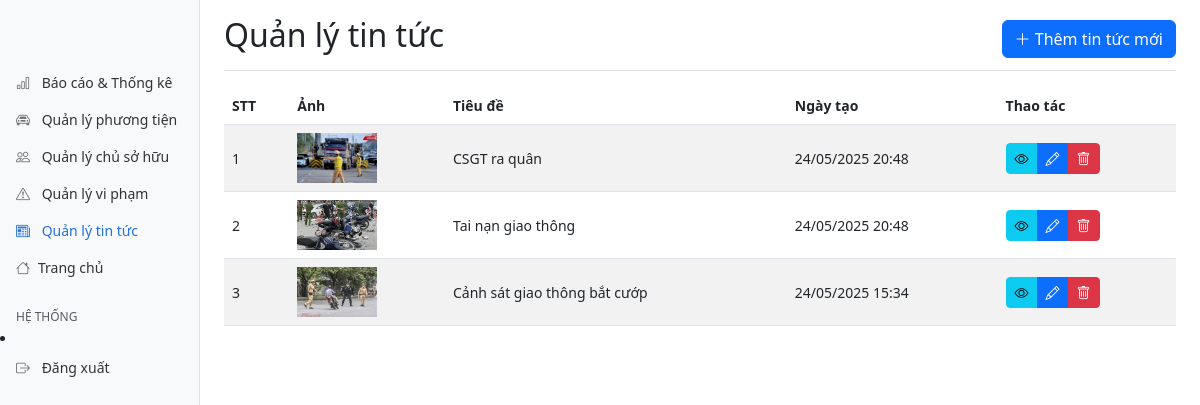
Screenshot of /admin/news.php (signed in) with the database file from the repository.
### tables this page shows
CREATE TABLE IF NOT EXISTS news (
	id INT AUTO_INCREMENT PRIMARY KEY,
    title VARCHAR(255),
    description TEXT,
    image VARCHAR(255),
    content TEXT,
    created_at TIMESTAMP DEFAULT CURRENT_TIMESTAMP,
    updated_at TIMESTAMP DEFAULT CURRENT_TIMESTAMP
);

### admin/news.php (the view, shortened to what this page needs)
<?php
require_once '../config/database.php';
$page = isset($_GET['page']) ? (int) $_GET['page'] : 1;
$limit = 10;
$offset = ($page - 1) * $limit;
$sql = "SELECT * FROM news ORDER BY created_at DESC LIMIT ? OFFSET ?";
$stmt = $conn->prepare($sql);
$stmt->bind_param("ii", $limit, $offset);
$stmt->execute();
$news_list = $stmt->get_result()->fetch_all(MYSQLI_ASSOC);
?>
<!DOCTYPE html>
<html lang="vi">
<head>
    <link href="https://cdn.jsdelivr.net/npm/bootstrap@5.3.0/dist/css/bootstrap.min.css" rel="stylesheet">
    <link rel="stylesheet" href="https://cdn.jsdelivr.net/npm/bootstrap-icons@1.10.0/font/bootstrap-icons.css">
    <link rel="stylesheet" href="../assets/css/admin.css">
</head>
<body>
    <div class="container-fluid">
        <div class="row">
            <?php include 'includes/sidebar.php'; ?>
            <main class="col-md-9 ms-sm-auto col-lg-10 px-md-4">
                <div
                    class="d-flex justify-content-between flex-wrap flex-md-nowrap align-items-center pt-3 pb-2 mb-3 border-bottom">
                    <h1 class="h2">Quản lý tin tức </h1>
                    <button class="btn btn-primary" data-bs-toggle="modal" data-bs-target="#addNewsModal">
                        <i class="bi bi-plus-lg"></i> Thêm tin tức mới
                    </button>
                </div>
                <div class="table-responsive">
                    <table class="table table-striped table-hover align-middle">
                        <thead>
                            <tr>
                                <th>STT</th>
                                <th>Ảnh</th>
                                <th>Tiêu đề</th>
                                <th>Ngày tạo</th>
                                <th>Thao tác</th>
                            </tr>
                        </thead>
                        <tbody>
                            <?php $stt = $offset + 1;
                            foreach ($news_list as $news): ?>
                                <tr>
                                    <td><?php echo $stt++; ?></td>
                                    <td>
                                        <img src="../<?php echo htmlspecialchars($news['image']); ?>" alt="News thumbnail"
                                            style="height: 50px; width: 80px; object-fit: cover;">
                                    </td>
                                    <td><?php echo htmlspecialchars($news['title']); ?></td>
                                    <td><?php echo date('d/m/Y H:i', strtotime($news['created_at'])); ?></td>
                                    <td>
                                        <div class="btn-group">
                                            <button type="button" class="btn btn-sm btn-info view-news"
                                                data-id="<?php echo $news['id']; ?>">
                                                <i class="bi bi-eye"></i>
                                            </button>
                                            <button type="button" class="btn btn-sm btn-primary edit-news"
                                                data-id="<?php echo $news['id']; ?>">
                                                <i class="bi bi-pencil"></i>
                                            </button>
                                            <button type="button" class="btn btn-sm btn-danger delete-news"
                                                data-id="<?php echo $news['id']; ?>">
                                                <i class="bi bi-trash"></i>
                                            </button>
                                        </div>
                                    </td>
                                </tr>
                            <?php endforeach; ?>
                        </tbody>
                    </table>
                </div>
            </main>
        </div>
    </div>
</body>
</html>

### assets/css/admin.css (style rules this page uses)
body { font-size: .875rem; }

### rows the page displays
news: image (picture), title "CSGT ra quân", created_at "24/05/2025 20:48"
news: image (picture), title "Tai nạn giao thông", created_at "24/05/2025 20:48"
news: image (picture), title "Cảnh sát giao thông bắt cướp", created_at "24/05/2025 15:34"
